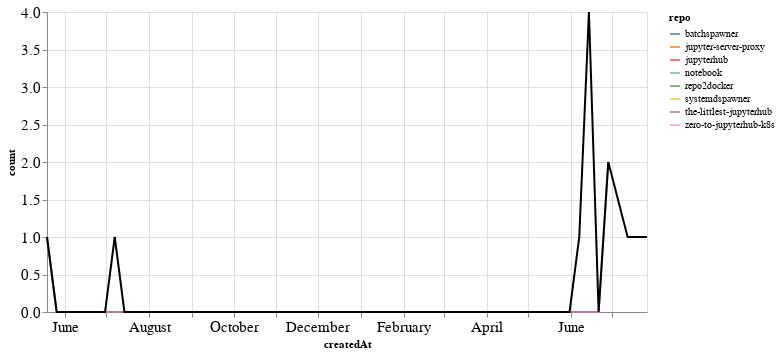

The notebook cell this image was saved under:
### Markdown cell above
## PRs

### Code cell
prs_time = prs.groupby('repo').resample('W', on='createdAt').count()['author'].reset_index()
prs_time = prs_time.rename(columns={'author': 'count'})
prs_time_total = prs_time.groupby('createdAt').agg({"count": "sum"}).reset_index()

ch1 = alt.Chart(prs_time, width=600).mark_line().encode(
    x='createdAt',
    y='count',
    color='repo',
    tooltip="repo"
)

ch2 = alt.Chart(prs_time_total, width=600).mark_line(color="black").encode(
    x='createdAt',
    y='count',
)

ch1 + ch2

### Figure 1 — Vega-Lite specification as saved in the notebook (floating-point values rounded to 4 significant figures)
{"config": {"axisLeft": {"labelFontSize": 15}, "axisBottom": {"labelFontSize": 15}}, "layer": [{"data": {"name": "data-b12f6818dca6b49ba8d6d06ab0672a30"}, "mark": "line", "encoding": {"color": {"type": "nominal", "field": "repo"}, "tooltip": {"type": "nominal", "field": "repo"}, "x": {"type": "temporal", "field": "createdAt"}, "y": {"type": "quantitative", "field": "count"}}, "width": 600}, {"data": {"name": "data-4e85e298918518c2f1c0bf57dd1e50af"}, "mark": {"type": "line", "color": "black"}, "encoding": {"x": {"type": "temporal", "field": "createdAt"}, "y": {"type": "quantitative", "field": "count"}}, "width": 600}], "$schema": "https://vega.github.io/schema/vega-lite/v4.8.1.json", "datasets": {"data-b12f6818dca6b49ba8d6d06ab0672a30": [{"repo": "batchspawner", "createdAt": "2020-06-07T00:00:00", "count": 1}, {"repo": "jupyter-server-proxy", "createdAt": "2020-06-14T00:00:00", "count": 1}, {"repo": "jupyterhub", "createdAt": "2020-07-12T00:00:00", "count": 1}, {"repo": "notebook", "createdAt": "2019-07-07T00:00:00", "count": 1}, {"repo": "repo2docker", "createdAt": "2020-06-14T00:00:00", "count": 1}, {"repo": "systemdspawner", "createdAt": "2020-07-26T00:00:00", "count": 1}, {"repo": "the-littlest-jupyterhub", "createdAt": "2019-05-19T00:00:00", "count": 1}, {"repo": "the-littlest-jupyterhub", "createdAt": "2019-05-26T00:00:00", "count": 0}, {"repo": "the-littlest-jupyterhub", "createdAt": "2019-06-02T00:00:00", "count": 0}, {"repo": "the-littlest-jupyterhub", "createdAt": "2019-06-09T00:00:00", "count": 0}, {"repo": "the-littlest-jupyterhub", "createdAt": "2019-06-16T00:00:00", "count": 0}, {"repo": "the-littlest-jupyterhub", "createdAt": "2019-06-23T00:00:00", "count": 0}, {"repo": "the-littlest-jupyterhub", "createdAt": "2019-06-30T00:00:00", "count": 0}, {"repo": "the-littlest-jupyterhub", "createdAt": "2019-07-07T00:00:00", "count": 0}, {"repo": "the-littlest-jupyterhub", "createdAt": "2019-07-14T00:00:00", "count": 0}, {"repo": "the-littlest-jupyterhub", "createdAt": "2019-07-21T00:00:00", "count": 0}, {"repo": "the-littlest-jupyterhub", "createdAt": "2019-07-28T00:00:00", "count": 0}, {"repo": "the-littlest-jupyterhub", "createdAt": "2019-08-04T00:00:00", "count": 0}, {"repo": "the-littlest-jupyterhub", "createdAt": "2019-08-11T00:00:00", "count": 0}, {"repo": "the-littlest-jupyterhub", "createdAt": "2019-08-18T00:00:00", "count": 0}, {"repo": "the-littlest-jupyterhub", "createdAt": "2019-08-25T00:00:00", "count": 0}, {"repo": "the-littlest-jupyterhub", "createdAt": "2019-09-01T00:00:00", "count": 0}, {"repo": "the-littlest-jupyterhub", "createdAt": "2019-09-08T00:00:00", "count": 0}, {"repo": "the-littlest-jupyterhub", "createdAt": "2019-09-15T00:00:00", "count": 0}, {"repo": "the-littlest-jupyterhub", "createdAt": "2019-09-22T00:00:00", "count": 0}, {"repo": "the-littlest-jupyterhub", "createdAt": "2019-09-29T00:00:00", "count": 0}, {"repo": "the-littlest-jupyterhub", "createdAt": "2019-10-06T00:00:00", "count": 0}, {"repo": "the-littlest-jupyterhub", "createdAt": "2019-10-13T00:00:00", "count": 0}, {"repo": "the-littlest-jupyterhub", "createdAt": "2019-10-20T00:00:00", "count": 0}, {"repo": "the-littlest-jupyterhub", "createdAt": "2019-10-27T00:00:00", "count": 0}, {"repo": "the-littlest-jupyterhub", "createdAt": "2019-11-03T00:00:00", "count": 0}, {"repo": "the-littlest-jupyterhub", "createdAt": "2019-11-10T00:00:00", "count": 0}, {"repo": "the-littlest-jupyterhub", "createdAt": "2019-11-17T00:00:00", "count": 0}, {"repo": "the-littlest-jupyterhub", "createdAt": "2019-11-24T00:00:00", "count": 0}, {"repo": "the-littlest-jupyterhub", "createdAt": "2019-12-01T00:00:00", "count": 0}, {"repo": "the-littlest-jupyterhub", "createdAt": "2019-12-08T00:00:00", "count": 0}, {"repo": "the-littlest-jupyterhub", "createdAt": "2019-12-15T00:00:00", "count": 0}, {"repo": "the-littlest-jupyterhub", "createdAt": "2019-12-22T00:00:00", "count": 0}, {"repo": "the-littlest-jupyterhub", "createdAt": "2019-12-29T00:00:00", "count": 0}, {"repo": "the-littlest-jupyterhub", "createdAt": "2020-01-05T00:00:00", "count": 0}, {"repo": "the-littlest-jupyterhub", "createdAt": "2020-01-12T00:00:00", "count": 0}, {"repo": "the-littlest-jupyterhub", "createdAt": "2020-01-19T00:00:00", "count": 0}, {"repo": "the-littlest-jupyterhub", "createdAt": "2020-01-26T00:00:00", "count": 0}, {"repo": "the-littlest-jupyterhub", "createdAt": "2020-02-02T00:00:00", "count": 0}, {"repo": "the-littlest-jupyterhub", "createdAt": "2020-02-09T00:00:00", "count": 0}, {"repo": "the-littlest-jupyterhub", "createdAt": "2020-02-16T00:00:00", "count": 0}, {"repo": "the-littlest-jupyterhub", "createdAt": "2020-02-23T00:00:00", "count": 0}, {"repo": "the-littlest-jupyterhub", "createdAt": "2020-03-01T00:00:00", "count": 0}, {"repo": "the-littlest-jupyterhub", "createdAt": "2020-03-08T00:00:00", "count": 0}, {"repo": "the-littlest-jupyterhub", "createdAt": "2020-03-15T00:00:00", "count": 0}, {"repo": "the-littlest-jupyterhub", "createdAt": "2020-03-22T00:00:00", "count": 0}, {"repo": "the-littlest-jupyterhub", "createdAt": "2020-03-29T00:00:00", "count": 0}, {"repo": "the-littlest-jupyterhub", "createdAt": "2020-04-05T00:00:00", "count": 0}, {"repo": "the-littlest-jupyterhub", "createdAt": "2020-04-12T00:00:00", "count": 0}, {"repo": "the-littlest-jupyterhub", "createdAt": "2020-04-19T00:00:00", "count": 0}, {"repo": "the-littlest-jupyterhub", "createdAt": "2020-04-26T00:00:00", "count": 0}, {"repo": "the-littlest-jupyterhub", "createdAt": "2020-05-03T00:00:00", "count": 0}, {"repo": "the-littlest-jupyterhub", "createdAt": "2020-05-10T00:00:00", "count": 0}, {"repo": "the-littlest-jupyterhub", "createdAt": "2020-05-17T00:00:00", "count": 0}, {"repo": "the-littlest-jupyterhub", "createdAt": "2020-05-24T00:00:00", "count": 0}, {"repo": "the-littlest-jupyterhub", "createdAt": "2020-05-31T00:00:00", "count": 0}, {"repo": "the-littlest-jupyterhub", "createdAt": "2020-06-07T00:00:00", "count": 0}, {"repo": "the-littlest-jupyterhub", "createdAt": "2020-06-14T00:00:00", "count": 0}, {"repo": "the-littlest-jupyterhub", "createdAt": "2020-06-21T00:00:00", "count": 0}, {"repo": "the-littlest-jupyterhub", "createdAt": "2020-06-28T00:00:00", "count": 2}, {"repo": "zero-to-jupyterhub-k8s", "createdAt": "2020-06-14T00:00:00", "count": 2}], "data-4e85e298918518c2f1c0bf57dd1e50af": [{"createdAt": "2019-05-19T00:00:00", "count": 1}, {"createdAt": "2019-05-26T00:00:00", "count": 0}, {"createdAt": "2019-06-02T00:00:00", "count": 0}, {"createdAt": "2019-06-09T00:00:00", "count": 0}, {"createdAt": "2019-06-16T00:00:00", "count": 0}, {"createdAt": "2019-06-23T00:00:00", "count": 0}, {"createdAt": "2019-06-30T00:00:00", "count": 0}, {"createdAt": "2019-07-07T00:00:00", "count": 1}, {"createdAt": "2019-07-14T00:00:00", "count": 0}, {"createdAt": "2019-07-21T00:00:00", "count": 0}, {"createdAt": "2019-07-28T00:00:00", "count": 0}, {"createdAt": "2019-08-04T00:00:00", "count": 0}, {"createdAt": "2019-08-11T00:00:00", "count": 0}, {"createdAt": "2019-08-18T00:00:00", "count": 0}, {"createdAt": "2019-08-25T00:00:00", "count": 0}, {"createdAt": "2019-09-01T00:00:00", "count": 0}, {"createdAt": "2019-09-08T00:00:00", "count": 0}, {"createdAt": "2019-09-15T00:00:00", "count": 0}, {"createdAt": "2019-09-22T00:00:00", "count": 0}, {"createdAt": "2019-09-29T00:00:00", "count": 0}, {"createdAt": "2019-10-06T00:00:00", "count": 0}, {"createdAt": "2019-10-13T00:00:00", "count": 0}, {"createdAt": "2019-10-20T00:00:00", "count": 0}, {"createdAt": "2019-10-27T00:00:00", "count": 0}, {"createdAt": "2019-11-03T00:00:00", "count": 0}, {"createdAt": "2019-11-10T00:00:00", "count": 0}, {"createdAt": "2019-11-17T00:00:00", "count": 0}, {"createdAt": "2019-11-24T00:00:00", "count": 0}, {"createdAt": "2019-12-01T00:00:00", "count": 0}, {"createdAt": "2019-12-08T00:00:00", "count": 0}, {"createdAt": "2019-12-15T00:00:00", "count": 0}, {"createdAt": "2019-12-22T00:00:00", "count": 0}, {"createdAt": "2019-12-29T00:00:00", "count": 0}, {"createdAt": "2020-01-05T00:00:00", "count": 0}, {"createdAt": "2020-01-12T00:00:00", "count": 0}, {"createdAt": "2020-01-19T00:00:00", "count": 0}, {"createdAt": "2020-01-26T00:00:00", "count": 0}, {"createdAt": "2020-02-02T00:00:00", "count": 0}, {"createdAt": "2020-02-09T00:00:00", "count": 0}, {"createdAt": "2020-02-16T00:00:00", "count": 0}, {"createdAt": "2020-02-23T00:00:00", "count": 0}, {"createdAt": "2020-03-01T00:00:00", "count": 0}, {"createdAt": "2020-03-08T00:00:00", "count": 0}, {"createdAt": "2020-03-15T00:00:00", "count": 0}, {"createdAt": "2020-03-22T00:00:00", "count": 0}, {"createdAt": "2020-03-29T00:00:00", "count": 0}, {"createdAt": "2020-04-05T00:00:00", "count": 0}, {"createdAt": "2020-04-12T00:00:00", "count": 0}, {"createdAt": "2020-04-19T00:00:00", "count": 0}, {"createdAt": "2020-04-26T00:00:00", "count": 0}, {"createdAt": "2020-05-03T00:00:00", "count": 0}, {"createdAt": "2020-05-10T00:00:00", "count": 0}, {"createdAt": "2020-05-17T00:00:00", "count": 0}, {"createdAt": "2020-05-24T00:00:00", "count": 0}, {"createdAt": "2020-05-31T00:00:00", "count": 0}, {"createdAt": "2020-06-07T00:00:00", "count": 1}, {"createdAt": "2020-06-14T00:00:00", "count": 4}, {"createdAt": "2020-06-21T00:00:00", "count": 0}, {"createdAt": "2020-06-28T00:00:00", "count": 2}, {"createdAt": "2020-07-12T00:00:00", "count": 1}, {"createdAt": "2020-07-26T00:00:00", "count": 1}]}}
